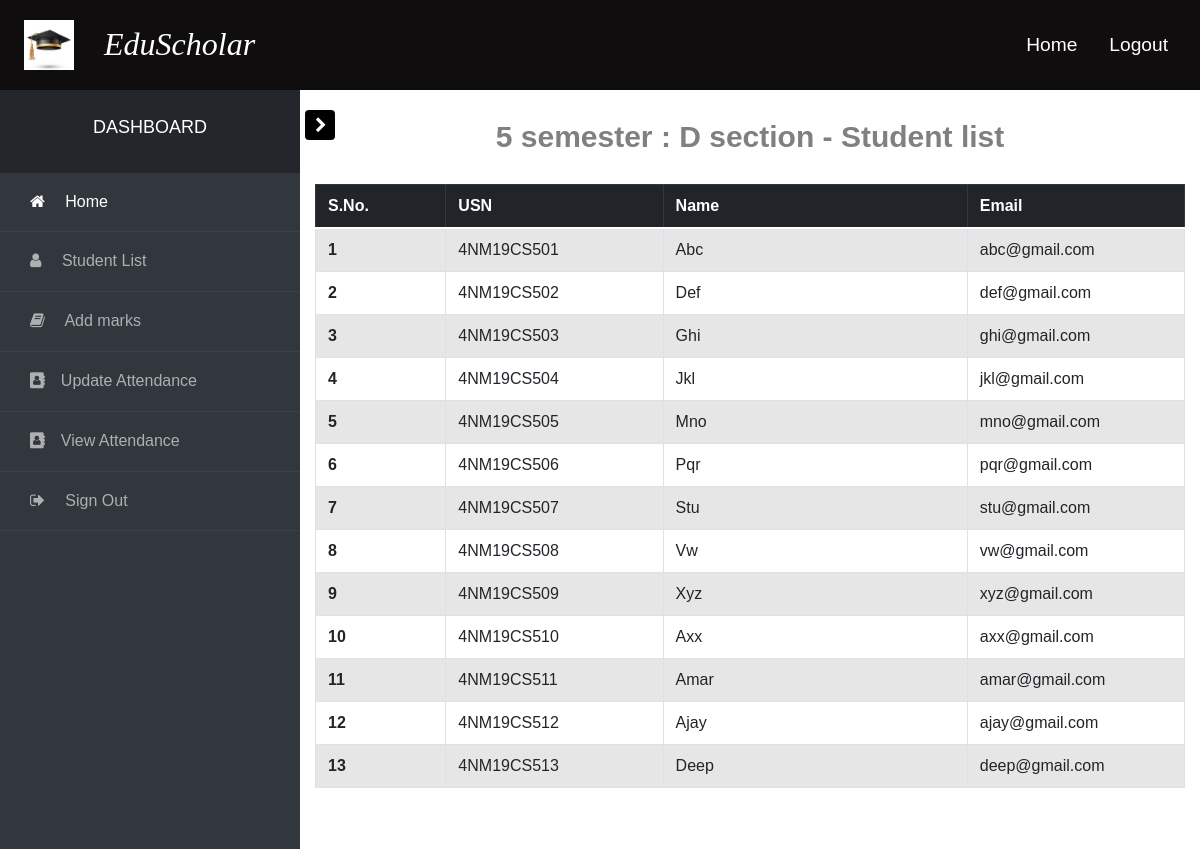
Page /students.php (signed in) on the earlier database version.
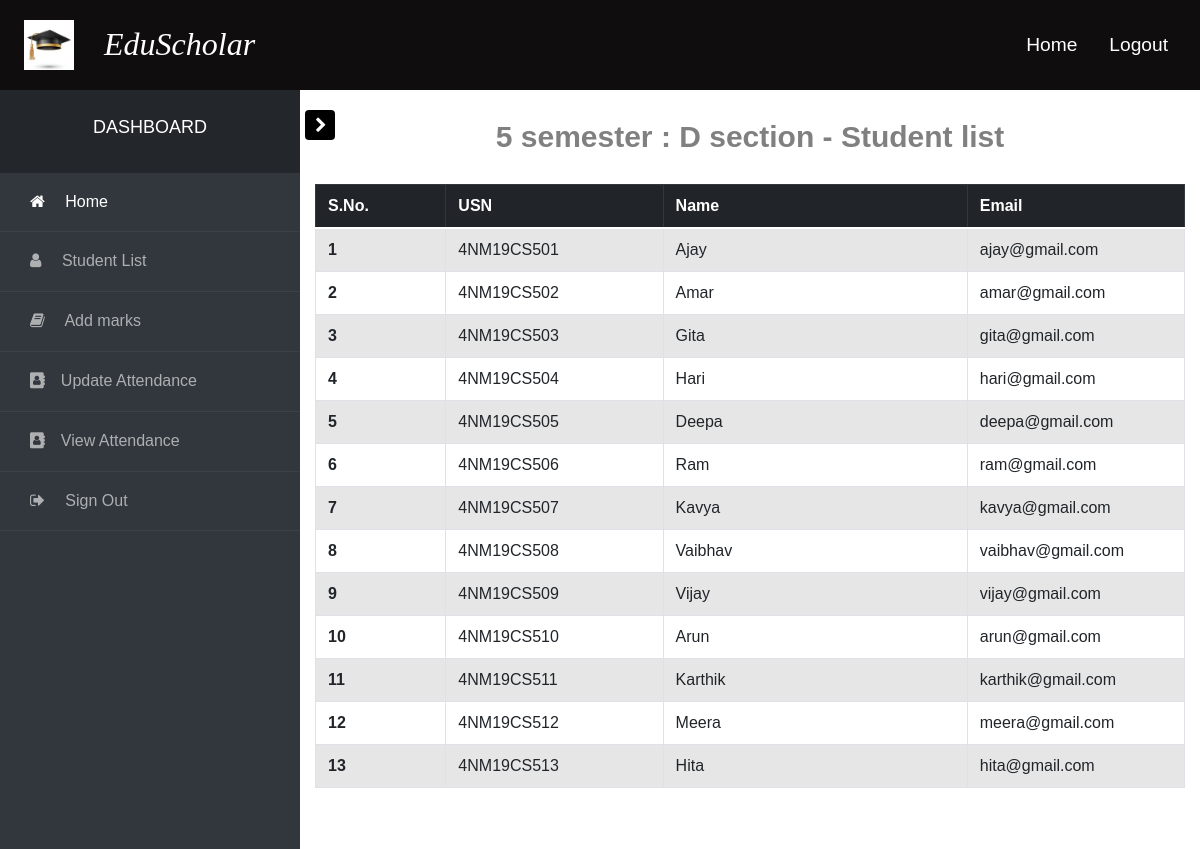
Same page on the later database version.
### tables this page shows
CREATE TABLE `studentlogin` (
  `usn` varchar(10) NOT NULL,
  `sname` varchar(50) NOT NULL,
  `email` varchar(50) NOT NULL,
  `password` varchar(255) NOT NULL
);

### students.php (the view, shortened to what this page needs)
<?php
include('navbar.php');
?>
<!DOCTYPE html>
<html lang="en">
<head>
    <link
      href="https://cdn.jsdelivr.net/npm/bootstrap@5.0.2/dist/css/bootstrap.min.css"
      rel="stylesheet"
    />
	<link rel="stylesheet" href="https://stackpath.bootstrapcdn.com/font-awesome/4.7.0/css/font-awesome.min.css">
    <link rel="stylesheet" href="https://stackpath.bootstrapcdn.com/bootstrap/4.1.3/css/bootstrap.min.css">
    <link rel="stylesheet" href="css/navbar.css">
    <link rel="stylesheet" href="css/course.css">
    <link rel="stylesheet" href="css/style.css">
</head>
<body>
<div class="wrapper d-flex align-items-stretch">
<?php include('sidebar.php'); ?>
    <div class="container" style="margin-bottom: 45px;">
        <div class="heading">5 semester : D section - Student list</div>
    <table class="table table-hover table-bordered table-striped">
        <thead class="thead-dark">
            <tr>
            <th style="width: 15%" scope="col">S.No.</th>
            <th style="width: 25%" scope="col">USN</th>
            <th style="width: 35%" scope="col">Name</th>
            <th style="width: 35%" scope="col">Email</th>
            </tr>
        </thead>
        <tbody>
    <?php
    require_once "config.php";
    $sql="SELECT usn,sname,email FROM studentlogin order by usn;";
    if($result = mysqli_query($conn, $sql)){
      if(mysqli_num_rows($result)==0)
      {
          echo "<span class='nothing'>No records.</span>";
      }
      else{
        $id=1;
        while($row = mysqli_fetch_array($result)){
            $usn=$row['usn'];
            $name=$row['sname'];
           $email=$row['email'];
       echo "
            <tr>
            <th scope='row'>$id</th>
            <td>$usn</td>
            <td>$name</td>
            <td>$email</td>
            </tr>
       ";
       $id = $id+1;
        }
      }
    }
?>
        </tbody>
    </table>
    </div>
</div>
</body>
</html>

### navbar.php (shortened to what this page needs)
<nav class="navbar">
  <div class="brand-title">
    <img src="img/degreehat.jpg" class="logo" alt="" />EduScholar
  </div>
  <div class="navbar-links">
    <ul id="menuList">
      <?php
      if(isset($_SESSION['username'])){
        ?>
        <li><a href="fwelcome.php">Home</a></li>
      <li><a href="logout.php">Logout</a></li>
<?php
      }else if(isset($_SESSION['usn'])) {
      ?>
       <li><a href="welcome.php">Home</a></li>
        <li><a href="resetpwd.php">Reset password</a></li>
      <li><a href="logout.php">Logout</a></li>
  <?php }else {?>
      <li><a href="index.php">Home</a></li>
      <li><a href="about.php">About</a></li>
      <li><a href="contact.php">Contact</a></li>
      <?php } ?>
    </ul>
  </div>
</nav>

### sidebar.php (shortened to what this page needs)
<nav id="sidebar">
		<div class="custom-menu">
			<button type="button" id="sidebarCollapse" class="btn btn-primary"></button>
        </div>
	  		<div class="img bg-wrap text-center py-4">
	  			<div class="user-logo">
	  				<h3><a href="fwelcome.php" style="color:white; text-decoration: none;">DASHBOARD</a></h3>
	  			</div>
	  		</div>
        <ul class="list-unstyled components mb-5">
          <li class="active">
            <a href="fwelcome.php"><span class="fa fa-home mr-3"></span> Home</a>
          </li>
          <li>
            <a href="students.php"><span class="fa fa-user mr-3"></span> Student List</a>
          </li>
          <?php if($_SESSION["username"]=="faculty1") { ?>
          <li>
            <a href="updatemarks.php"><span class="fa fa-book mr-3"></span> Add marks</a>
          </li>
          <li>
            <a href="updateattendance.php"><span class="fa fa-address-book mr-3"></span>Update Attendance</a>
          </li>
        <?php } ?>
          <li>
            <a href="viewattendance_form.php"><span class="fa fa-address-book mr-3"></span>View Attendance</a>
          </li>
          <li>
            <a href="logout.php"><span class="fa fa-sign-out mr-3"></span> Sign Out</a>
          </li>
        </ul>
    	</nav>

### css/navbar.css (style rules this page uses)
.navbar { display: flex; position: relative; justify-content: space-around; align-items: center; background-color: rgb(15, 13, 13); color: white; }
.brand-title { font-size: 2rem; margin: 0.5rem; display: flex; align-items: center; font-family: Florence, cursive; font-style: oblique; width: 50%; }
.logo { width: 50px; cursor: pointer; margin-right: 30px; }
.navbar-links { height: 50%; font-size: 1.2rem; }
.navbar-links ul { display: flex; margin: 0; padding: 0; }
.navbar-links li { list-style: none; }
.navbar-links li a { display: block; text-decoration: none; color: white; padding: 1rem; font-size: 1.2rem; transition: font-size 0.5s ease; }

### css/course.css (style rules this page uses)
* { margin: 0; padding: 0; box-sizing: border-box; }
.heading { margin: 20px auto; display: flex; justify-content: center; align-items: center; font-size: 30px; font-weight: bold; }

Differences in the rows shown:
changed studentlogin "4NM19CS501": sname "Abc" → "Ajay"; email "abc@gmail.com" → "ajay@gmail.com"
changed studentlogin "4NM19CS502": sname "Def" → "Amar"; email "def@gmail.com" → "amar@gmail.com"
changed studentlogin "4NM19CS503": sname "Ghi" → "Gita"; email "ghi@gmail.com" → "gita@gmail.com"
changed studentlogin "4NM19CS504": sname "Jkl" → "Hari"; email "jkl@gmail.com" → "hari@gmail.com"
changed studentlogin "4NM19CS505": sname "Mno" → "Deepa"; email "mno@gmail.com" → "deepa@gmail.com"
changed studentlogin "4NM19CS506": sname "Pqr" → "Ram"; email "pqr@gmail.com" → "ram@gmail.com"
changed studentlogin "4NM19CS507": sname "Stu" → "Kavya"; email "stu@gmail.com" → "kavya@gmail.com"
changed studentlogin "4NM19CS508": sname "Vw" → "Vaibhav"; email "vw@gmail.com" → "vaibhav@gmail.com"
changed studentlogin "4NM19CS509": sname "Xyz" → "Vijay"; email "xyz@gmail.com" → "vijay@gmail.com"
changed studentlogin "4NM19CS510": sname "Axx" → "Arun"; email "axx@gmail.com" → "arun@gmail.com"
changed studentlogin "4NM19CS511": sname "Amar" → "Karthik"; email "amar@gmail.com" → "karthik@gmail.com"
changed studentlogin "4NM19CS512": sname "Ajay" → "Meera"; email "ajay@gmail.com" → "meera@gmail.com"
changed studentlogin "4NM19CS513": sname "Deep" → "Hita"; email "deep@gmail.com" → "hita@gmail.com"
